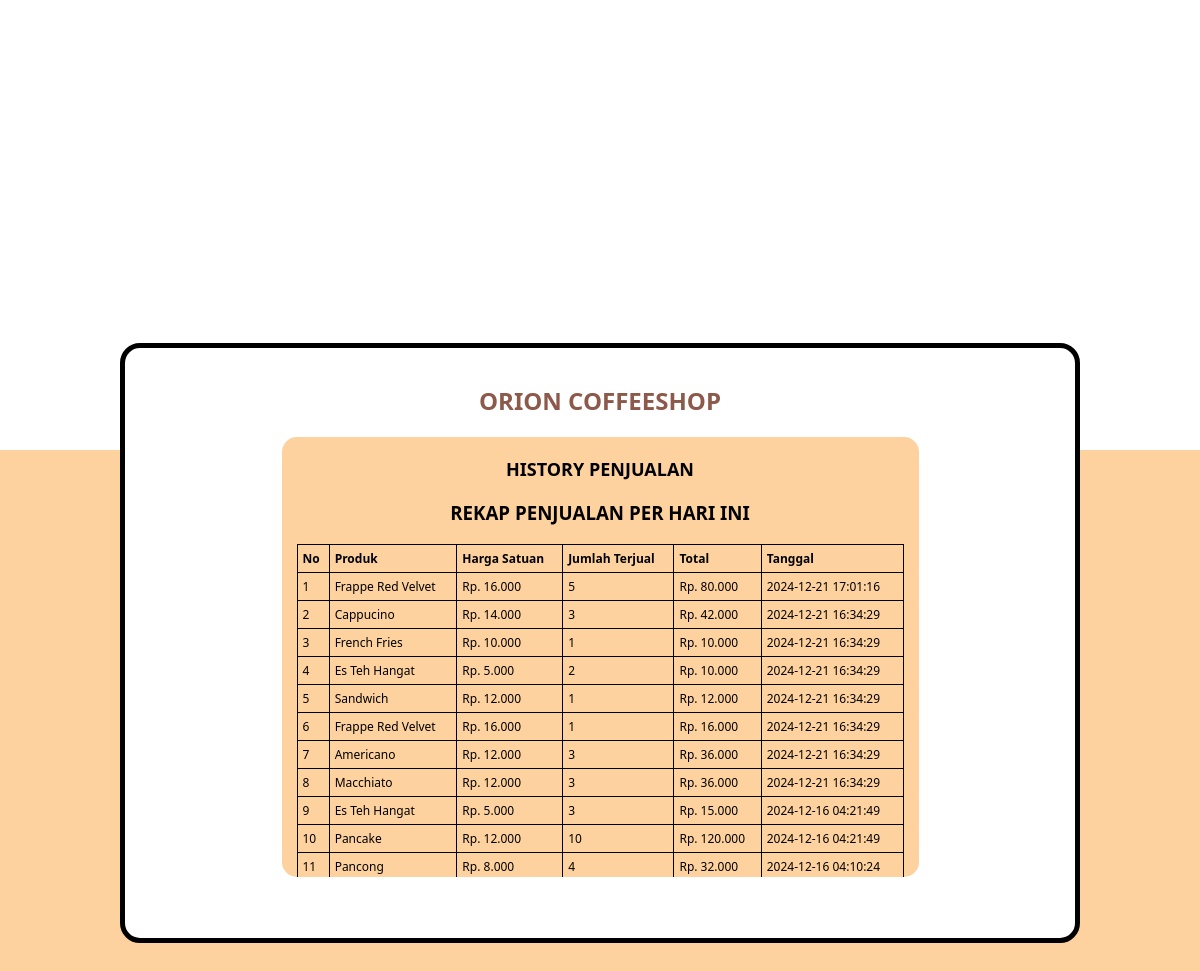
Screenshot of /crud/history.php with the database file from the repository.
### tables this page shows
CREATE TABLE `history` (
  `id` int(11) NOT NULL,
  `produk` varchar(255) NOT NULL,
  `harga_satuan` decimal(10,2) NOT NULL,
  `jumlah_produk` int(11) NOT NULL,
  `total` decimal(10,2) NOT NULL,
  `tanggal` timestamp NOT NULL DEFAULT current_timestamp()
);

### crud/history.php (the view, shortened to what this page needs)
<?php
include "koneksi.php";
$stmt = $koneksi->prepare("SELECT * FROM history ORDER BY tanggal DESC");
$stmt->execute();
$result = $stmt->get_result();
$history_items = $result->fetch_all(MYSQLI_ASSOC);
?>
<!DOCTYPE html>
<html lang="en">
<head>
  <link rel="stylesheet" href="../style/history.css" />
</head>
<body>
  <div class="atas"></div>
  <div class="container">
    <div class="box">
      <h1 class="header-title">ORION COFFEESHOP</h1>
      <div class="nota-box">
        <h2 class="nota-title">HISTORY PENJUALAN</h2>
        <h3>REKAP PENJUALAN PER HARI INI</h3>
        <div class="order-item">
          <table class="order-item-table">
            <tr>
              <th>No</th>
              <th>Produk</th>
              <th>Harga Satuan</th>
              <th>Jumlah Terjual</th>
              <th>Total</th>
              <th>Tanggal</th>
            </tr>
            <?php
            $no = 1;
            foreach ($history_items as $item):
            ?>
            <tr>
                <td><?= $no++; ?></td>
                <td><?= htmlspecialchars($item['produk']); ?></td>
                <td>Rp. <?= number_format($item['harga_satuan'], 0, ',', '.'); ?></td>
                <td><?= $item['jumlah_produk']; ?></td>
                <td>Rp. <?= number_format($item['total'], 0, ',', '.'); ?></td>
                <td><?= $item['tanggal']; ?></td>
            </tr>
            <?php endforeach; ?>
          </table>
        </div>
      </div>
    </div>
  </div>
</body>
</html>

### style/history.css (style rules this page uses)
body { padding: 0; margin: 0; height: 100vh; display: flex; justify-content: center; align-items: center; font-family: "Segoe UI", Tahoma, Geneva, Verdana, sans-serif; }
.atas { position: absolute; top: 0; left: 0; z-index: -1; height: 35vh; width: 100%; background-color: white; }
.container { display: flex; justify-content: center; align-items: center; }
.box { border: solid 5px black; border-radius: 20px; width: 80vw; max-width: 1100px; height: 600px; background-color: white; text-align: center; padding: 20px; box-sizing: border-box; display: flex; flex-direction: column; align-items: center; }
.header-title { font-size: 2vw; font-weight: bold; color: #8c594a; margin-bottom: 20px; }
.nota-box { background-color: rgb(254, 210, 159); border-radius: 15px; padding: 15px; width: 70%; height: 80%; overflow-y: auto; box-sizing: border-box; }
.nota-title { font-size: 1.5vw; font-weight: bold; margin: 5px 0; }
.order-item-table { width: 100%; border-collapse: collapse; }
.order-item-table th, .order-item-table td { padding: 5px; font-size: 1vw; text-align: left; }
tr, th, td { border: solid black 1px; }

### rows the page displays
history: produk "Frappe Red Velvet", harga_satuan "16.000", jumlah_produk "5", total "80.000", tanggal "2024-12-21 17:01:16"
history: produk "Cappucino", harga_satuan "14.000", jumlah_produk "3", total "42.000", tanggal "2024-12-21 16:34:29"
history: produk "French Fries", harga_satuan "10.000", jumlah_produk "1", total "10.000", tanggal "2024-12-21 16:34:29"
history: produk "Es Teh Hangat", harga_satuan "5.000", jumlah_produk "2", total "10.000", tanggal "2024-12-21 16:34:29"
history: produk "Sandwich", harga_satuan "12.000", jumlah_produk "1", total "12.000", tanggal "2024-12-21 16:34:29"
history: produk "Frappe Red Velvet", harga_satuan "16.000", jumlah_produk "1", total "16.000", tanggal "2024-12-21 16:34:29"
history: produk "Americano", harga_satuan "12.000", jumlah_produk "3", total "36.000", tanggal "2024-12-21 16:34:29"
history: produk "Macchiato", harga_satuan "12.000", jumlah_produk "3", total "36.000", tanggal "2024-12-21 16:34:29"
history: produk "Es Teh Hangat", harga_satuan "5.000", jumlah_produk "3", total "15.000", tanggal "2024-12-16 04:21:49"
history: produk "Pancake", harga_satuan "12.000", jumlah_produk "10", total "120.000", tanggal "2024-12-16 04:21:49"
history: produk "Pancong", harga_satuan "8.000", jumlah_produk "4", total "32.000", tanggal "2024-12-16 04:10:24"
